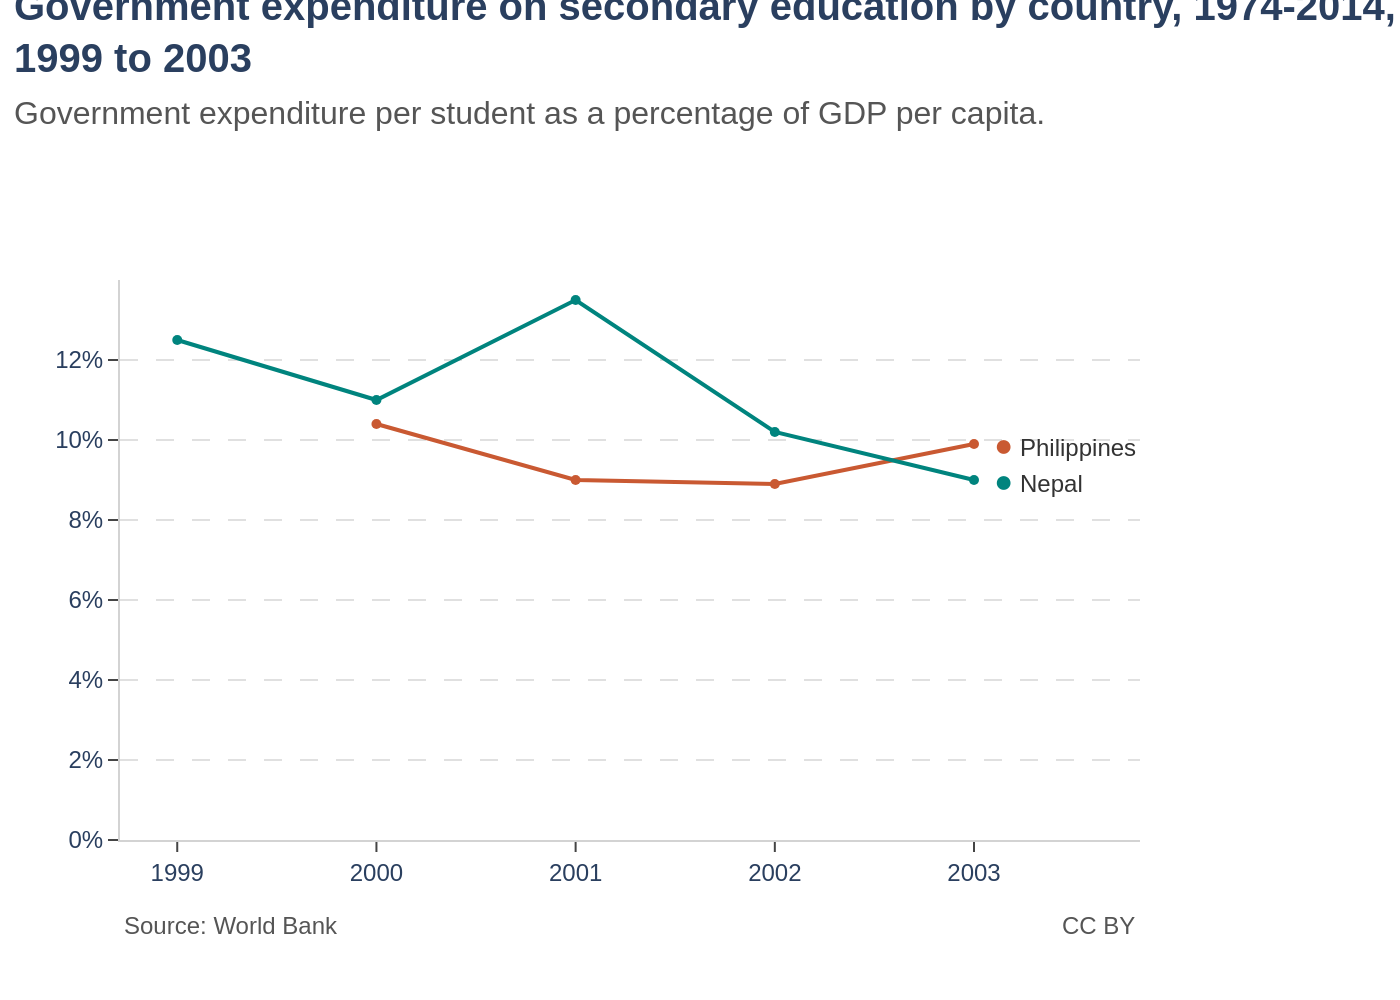

Write Python code to recreate this figure.
import sys
import json
import os
import plotly.graph_objects as go

# Check if the correct number of arguments is provided
if len(sys.argv) != 2:
    print("Usage: python create_chart.py <path_to_json_file>")
    sys.exit(1)

json_path = sys.argv[1]

# Check if the JSON file exists
if not os.path.exists(json_path):
    print(f"Error: JSON file not found at '{json_path}'")
    sys.exit(1)

# Derive the output filename from the input JSON filename
output_base_name = os.path.splitext(os.path.basename(json_path))[0]
output_filename = f"{output_base_name}.png"

# Load all data and text from the JSON file
try:
    with open(json_path, 'r', encoding='utf-8') as f:
        chart_info = json.load(f)
except json.JSONDecodeError:
    print(f"Error: Invalid JSON format in '{json_path}'")
    sys.exit(1)

chart_data = chart_info.get('chart_data', [])
texts = chart_info.get('texts', {})
colors = chart_info.get('colors', [])

# Initialize the figure
fig = go.Figure()

# Add a trace for each data series from the JSON
for i, series in enumerate(chart_data):
    color = colors[i % len(colors)]
    fig.add_trace(go.Scatter(
        x=series.get('x'),
        y=series.get('y'),
        name=series.get('name', ''),
        mode='lines+markers',
        line=dict(color=color, width=2),
        marker=dict(color=color, size=5),
        showlegend=False
    ))
    
    # Add direct labels next to the end of each line
    fig.add_annotation(
        x=series['x'][-1],
        y=series['y'][-1],
        text=f"<span style='font-size: 16px; color:{color};'>●</span> {series['name']}",
        showarrow=False,
        xanchor='left',
        yanchor='middle',
        xshift=8,
        font=dict(
            family="Arial",
            size=12,
            color='#333333'
        )
    )

# Combine title and subtitle using HTML for styling
title_text = f"<b>{texts.get('title', '')}</b><br><span style='font-size: 16px; color: #555555;'>{texts.get('subtitle', '')}</span>"

# Configure the layout of the chart
fig.update_layout(
    font_family="Arial",
    title=dict(
        text=title_text,
        x=0.01,
        y=0.98,
        xanchor='left',
        yanchor='top',
        font=dict(size=20)
    ),
    xaxis=dict(
        tickmode='array',
        tickvals=[1999, 2000, 2001, 2002, 2003],
        showgrid=False,
        zeroline=False,
        linecolor='lightgrey',
        ticks='outside'
    ),
    yaxis=dict(
        title_text=texts.get('y_axis_title'),
        tickformat='.0%',
        range=[0, 0.14],
        tickvals=[0, 0.02, 0.04, 0.06, 0.08, 0.10, 0.12],
        gridcolor='#e0e0e0',
        griddash='dash',
        gridwidth=1,
        zeroline=False,
        linecolor='lightgrey',
        ticks='outside'
    ),
    plot_bgcolor='white',
    margin=dict(l=60, r=130, t=140, b=80),
    height=600,
    width=900
)

# Add source and note as annotations at the bottom of the chart
fig.add_annotation(
    x=0,
    y=-0.12,
    xref='paper',
    yref='paper',
    text=texts.get('source', ''),
    showarrow=False,
    xanchor='left',
    yanchor='top',
    align='left',
    font=dict(size=12, color='#555555')
)

fig.add_annotation(
    x=1,
    y=-0.12,
    xref='paper',
    yref='paper',
    text=texts.get('note', ''),
    showarrow=False,
    xanchor='right',
    yanchor='top',
    align='right',
    font=dict(size=12, color='#555555')
)

# Generate the PNG image file
fig.write_image(output_filename, scale=2)

print(f"Chart saved to {output_filename}")
